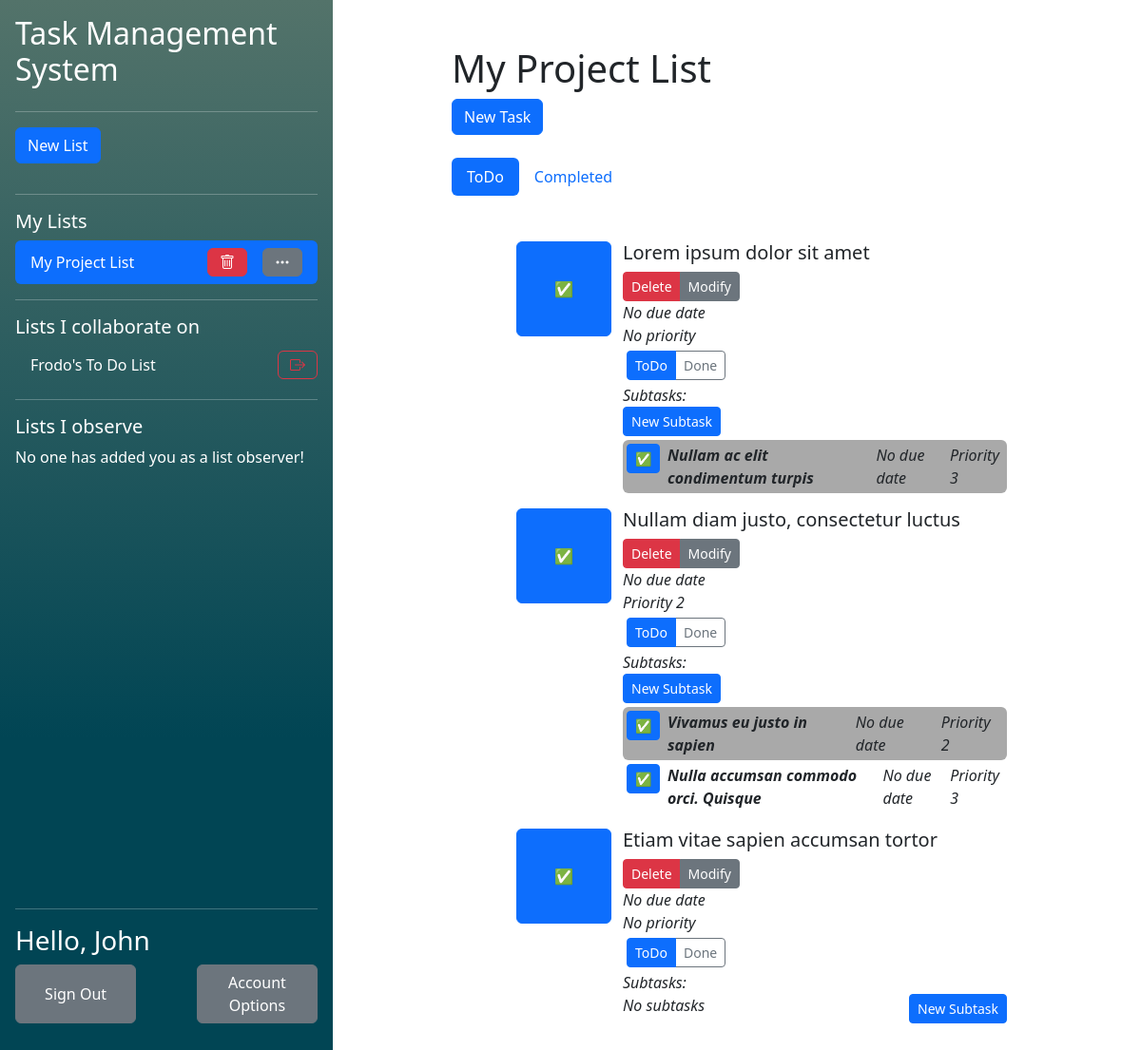
The app's page /php/index.php?listid=35 (signed in) with its own data.
### tables this page shows
CREATE TABLE "UserLists" (
	"user_id"	TEXT,
	"list_id"	TEXT,
	"collaborator"	INTEGER,
	"observer"	INTEGER,
	PRIMARY KEY("user_id","list_id"),
	FOREIGN KEY("user_id") REFERENCES "Users"("user_id") ON DELETE CASCADE ON UPDATE CASCADE,
	FOREIGN KEY("list_id") REFERENCES "Lists"("list_id") ON DELETE CASCADE ON UPDATE CASCADE
);

CREATE TABLE "Lists"
(
    list_id        INTEGER not null
        primary key autoincrement,
    list_name      TEXT    not null,
    list_completed REAL    not null
);

CREATE TABLE "Users" (
	"user_id"	INTEGER NOT NULL,
	"user_name"	TEXT NOT NULL UNIQUE,
	"email"	TEXT NOT NULL UNIQUE,
	"password_hash"	TEXT NOT NULL,
	"first_name"	TEXT NOT NULL,
	"last_name"	TEXT NOT NULL,
	PRIMARY KEY("user_id")
);

CREATE TABLE "Tasks" (
	"task_id"	INTEGER NOT NULL UNIQUE,
	"task_name"	TEXT NOT NULL,
	"task_completed"	INTEGER NOT NULL,
	"list_id"	INTEGER NOT NULL,
	"order_in_list"	INTEGER NOT NULL,
	"assigned_collaborator_id"	INTEGER,
	"task_due_date"	INTEGER,
	"task_priority"	INTEGER,
	FOREIGN KEY("assigned_collaborator_id") REFERENCES "Users"("user_id"),
	FOREIGN KEY("list_id") REFERENCES "Lists"("list_id") ON DELETE CASCADE,
	PRIMARY KEY("task_id" AUTOINCREMENT)
);

CREATE TABLE "SubTasks" (
	"sub_task_id"	INTEGER NOT NULL,
	"sub_task_name"	TEXT NOT NULL,
	"sub_task_completed"	INTEGER NOT NULL,
	"task_id"	INTEGER NOT NULL,
	"order_in_task"	INTEGER NOT NULL,
	"sub_task_due_date"	INTEGER,
	"sub_task_priority"	INTEGER,
	FOREIGN KEY("task_id") REFERENCES "Tasks"("task_id"),
	PRIMARY KEY("sub_task_id")
);

### php/components/TaskList.php (the view, shortened to what the rows shown need)
<?php require 'components/NewTaskPopup.php';
$listid = isset($_GET['listid']) ? $_GET['listid'] : false;
?>
<h1>
    <?php if (getListNameFromID($listid) != false && array_key_exists('list_name', getListNameFromID($listid)[0])) echo getListNameFromID($listid)[0]['list_name']?>
</h1>
<?php if ($listid != false):?>
<?php if(checkUserListAccess(htmlspecialchars($listid), getUIDFromCreds())): ?>
    <button type="button" class="btn btn-primary" data-bs-toggle="modal" data-bs-target="#NewTaskModal">
        New Task
    </button>
<?php else: ?>
    A list created by <b><?php echo getListOwnerFullName($listid)?></b><br/>
<?php endif;?>
<br/><br/>
<div>
    <ul class="nav nav-pills mb-3" id="pills-tab" role="tablist">
    </ul>
</div>
<div class="tab-content" id="pills-tabContent">
    <div class="tab-pane fade show active" id="pills-todo" role="tabpanel" aria-labelledby="pills-todo-tab" tabindex="0">
        <div class="p-3">
            <ol>
                <?php
                if (getUncompletedTasksFromList($listid) != null):
                foreach (getUncompletedTasksFromList($listid) as $item):?>
                    <ul>
                            <div class="row">
                                <button class='btn btn-primary col' style="flex: none; width: 10%; min-width: 100px; height: 10%; min-height: 100px;" type='submit' name="<?php echo $item['task_id']?>" form="complete<?php echo $item['task_id']?>">✅</button>
                                <div class="col">
                                    <div class="row">
                                        <div class="col">
                                            <h5><?php echo $item['task_name']?></h5>
                                        </div>
                                        <br/>
                                        <?php if (checkUserListAccess($listid, getUIDFromCreds())):?>
                                        <div>
                                            <div class="btn-group">
                                                <button class="btn btn-danger btn-sm" onclick="window.location.href='deleteTask.php?taskid=<?php echo $item['task_id'];?>'">Delete</button>
                                                <button class="btn btn-secondary btn-sm" onclick="window.location.href='modifyTask.php?taskid=<?php echo $item['task_id'];?>'">Modify</button>
                                            </div>
                                        </div>
                                        <?php endif;?>
                                        <i><?php if(isset($item['task_due_date'])){
                                                echo "Due ".$item['task_due_date'];
                                            } else {
                                                echo 'No due date';
                                            }?></i> <br/>
                                        <i><?php if(($item['task_priority']) != 0){
                                                echo 'Priority '.$item['task_priority'];
                                            } else {
                                                echo 'No priority';
                                            }?></i>
                                    </div>
                                    <div class="">
                                        <ul class="btn-group p-1" id="pills-tab-subtask<?php echo $item['task_id']?>" role="tablist">
                                                <button class="btn btn-outline-primary active btn-sm" id="pills-subtask-uncomplete-<?php echo $item['task_id']?>-tab" data-bs-toggle="pill" data-bs-target="#pills-subtask-uncomplete-<?php echo $item['task_id']?>" type="button" roll="tab">ToDo</button>
                                                <button class="btn btn-outline-secondary btn-sm" id="pills-subtask-complete-<?php echo $item['task_id']?>-tab" data-bs-toggle="pill" data-bs-target="#pills-subtask-complete-<?php echo $item['task_id']?>" type="button" roll="tab">Done</button>
                                        </ul>
                                    </div>
                                    <div class="tab-content" id="pills-tabContent-subtask">
                                        <div class="tab-pane fade show active" id="pills-subtask-uncomplete-<?php echo $item['task_id']?>" role="tabpanel" aria-labelledby="pills-subtask-uncomplete-<?php echo $item['task_id']?>-tab" tabindex="0">
                                            <div class="flex-grow-1 align-middle"><i class="align-middle">Subtasks:</i></div>
                                            <?php if(getUncompletedSubtasksFromTask($item['task_id']) != null): ?>
                                            <div class="d-flex flex-row pb-1">
                                                <div>
                                                    <?php if (!checkObserverListAccess($listid, getUIDFromCreds())):?> <button class="btn btn-primary btn-sm" type="submit" onclick="window.location.href='newSubTask.php?taskid=<?php echo $item['task_id']?>'">New Subtask</button> <?php endif;?>
                                                </div>
                                            </div>
                                                <?php $bgcolour = true;?>
                                                <?php foreach (getUncompletedSubtasksFromTask($item['task_id']) as $subtask): ?>
                                                    <div class=" d-flex flex-row rounded"  <?php if($bgcolour) {
                                                                                                echo 'style="background-color: darkgrey"';
                                                                                                $bgcolour = false;
                                                                                                } else{
                                                                                                $bgcolour = true;
                                                                                            }?>>
                                                            <div class="p-1">
                                                                <button form="completeSubtask<?php echo $subtask['sub_task_id']?>" class="btn btn-primary btn-sm" type="submit">✅</button>
                                                            </div>
                                                            <div class="p-1 flex-grow-1">
                                                                <i><b><?php echo $subtask["sub_task_name"];?></b></i>
                                                            </div>
                                                            <div class="p-1">
                                                                <i><?php if(isset($subtask['sub_task_due_date'])){
                                                                        echo "Due ".$subtask['sub_task_due_date'];
                                                                    } else {
                                                                        echo 'No due date';
                                                                    }?></i>
                                                            </div>
                                                                <div class="p-1 pe-2">
                                                                    <i><?php if(($subtask['sub_task_priority']) != 0){
                                                                            echo 'Priority '.$subtask['sub_task_priority'];
                                                                        } else {
                                                                            echo 'No priority';
                                                                        }?></i>
                                                                </div>
                                                    </div>
                                                <?php endforeach;?>
                                            <?php else:?>
                                            <div class="d-flex">
                                                <i class="flex-grow-1 col">No subtasks</i>
                                                <?php if (!checkObserverListAccess($listid, getUIDFromCreds())):?> <button class="btn btn-primary btn-sm" type="submit" onclick="window.location.href='newSubTask.php?taskid=<?php echo $item['task_id']?>'">New Subtask</button> <?php endif;?>
                                            </div>
                                            <?php endif;?>
                                        </div>
                                    </div>
                                </div>
                            </div>
                    </ul>
                <?php endforeach;
                else:?>
                <h2>You have no Tasks!</h2>
                Create a task using the new task button, or ask the list administrator.
                <?php endif;?>
            </ol>
        </div>
    </div>
</div>
<?php else: ?>
<h1>No List selected!</h1>
Create or select a list using the sidebar!
<?php endif;?>

### php/index.php (shortened to what the rows shown need)
<?php
    require ('functions/DatabaseFunctions.php');
    require ('functions/TaskFunctions.php');
    $name = getFirstName();
?>
<?php require "../css/css.php"?>
<?php require "components/pagetop.php"?>
<main class="d-flex flex-nowrap h-100">
    <div class="d-flex flex-column flex-shrink-0 p-3 background align-items-stretch h-100" style="width: 350px">
        <h2>Task Management System</h2>
        <?php require 'components/ListList.php'?>
        <div class="mt-auto">
            <hr/>
            <h3>Hello, <?php echo $name?></h3>
            <form class="d-flex flex-row mb-3 justify-content-between" method="post" action="accountOptions.php">
                <button class="btn btn-secondary" style="width: 40%" type="submit" name="signOut" value="signOut">Sign Out</button>
                <button class="btn btn-secondary" style="width: 40%" type="submit">Account Options</button>
            </form>
        </div>
    </div>
    <div class="mx-auto w-50 m-5">
        <?php require 'components/TaskList.php'?>
    </div>
</main>

### php/components/ListList.php (shortened to what the rows shown need)
<?php $ListIDInURL = isset($_GET['listid']) ? $_GET['listid'] : false;?>
<ul class="nav nav-pills flex-column mb-auto overflow-y-auto">
    <?php
    if (getOwnedListsForCurrentUser() != null):
        foreach (getOwnedListsForCurrentUser() as $listID):
            if($listID[0] == $ListIDInURL):?>
                <li class="hstack gap-3 nav-link active text-white">
                    <div class="">
                        <?php echo getListNameFromID($listID[0])[0][0]?>
                    </div>
                    <button class="btn btn-danger ms-auto" onclick="location.href='listAction.php?action=delete&listid=<?php echo $ListIDInURL?>'"><i class="bi bi-trash"></i></button>
                    <button class="btn btn-secondary"  onclick="location.href='modifyList.php?listid=<?php echo $ListIDInURL?>'"><i class="bi bi-three-dots"></i></button>
                </li>
            <?php endif;?>
    <?php endforeach;
    else:?>
        You have not created a list! Click the <b>"New List"</b> button to get started!
    <?php endif;?>
    <?php
    if (getCollabListsForCurrentUser() != null):
        foreach (getCollabListsForCurrentUser() as $listID):
            if($listID[0] == $ListIDInURL):?>
                <li class="hstack gap-3 nav-link active text-white">
                    <div class="">
                        <?php echo getListNameFromID($listID[0])[0][0]?>
                    </div>
                    <button class="btn btn-danger ms-auto" onclick="location.href='listAction.php?action=leave&listid=<?php echo $ListIDInURL?>'"><i class="bi bi-box-arrow-right"></i></button>
                </li>
            <?php else:?>
                <li class="hstack gap-3">
                    <div class="nav-link text-white">
                        <a class="navbarList" href="<?php echo "index.php?listid=$listID[0]"?>">
                            <?php echo getListNameFromID($listID[0])[0][0]?>
                        </a>
                    </div>
                    <button class="btn btn-outline-danger ms-auto" onclick="location.href='listAction.php?action=leave&listid=<?php echo $ListIDInURL?>'"><i class="bi bi-box-arrow-right"></i></button>
                </li>
            <?php endif;?>
        <?php endforeach;
     else:?>
     No one has shared a list with you!
    <?php endif;?>
    <?php if (getObserverListsForCurrentUser() != null):
        foreach (getObserverListsForCurrentUser() as $listID):
        if($listID[0] == $ListIDInURL):?>
            <li class="hstack gap-3 nav-link active text-white">
                <div class="">
                    <?php echo getListNameFromID($listID[0])[0][0]?>
                </div>
                <button class="btn btn-danger ms-auto" onclick="location.href='listAction.php?action=leave&listid=<?php echo $ListIDInURL?>'"><i class="bi bi-box-arrow-right"></i></button>
            </li>
        <?php else:?>
            <li class="hstack gap-3">
                <div class="nav-link text-white">
                    <a class="navbarList" href="<?php echo "index.php?listid=$listID[0]"?>">
                        <?php echo getListNameFromID($listID[0])[0][0]?>
                    </a>
                </div>
                <button class="btn btn-outline-danger ms-auto" onclick="location.href='listAction.php?action=leave&listid=<?php echo $ListIDInURL?>'"><i class="bi bi-box-arrow-right"></i></button>
            </li>
        <?php endif;?>
    <?php endforeach; else:?>
    No one has added you as a list observer!
    <?php endif;?>
</ul>

### records on screen
userlists: list.list_name "My Project List"
userlists: list.list_name "Frodo's To Do List"
users: name "John"
lists: list_name "My Project List"
tasks: task_name "Lorem ipsum dolor sit amet", shows "No due date", shows "No priority"
subtasks: sub_task_name "Nullam ac elit condimentum turpis", shows "No due date", sub_task_priority "3"
tasks: task_name "Nullam diam justo, consectetur luctus", shows "No due date", task_priority "2"
subtasks: sub_task_name "Vivamus eu justo in sapien", shows "No due date", sub_task_priority "2"
subtasks: sub_task_name "Nulla accumsan commodo orci. Quisque", shows "No due date", sub_task_priority "3"
tasks: task_name "Etiam vitae sapien accumsan tortor", shows "No due date", shows "No priority"
